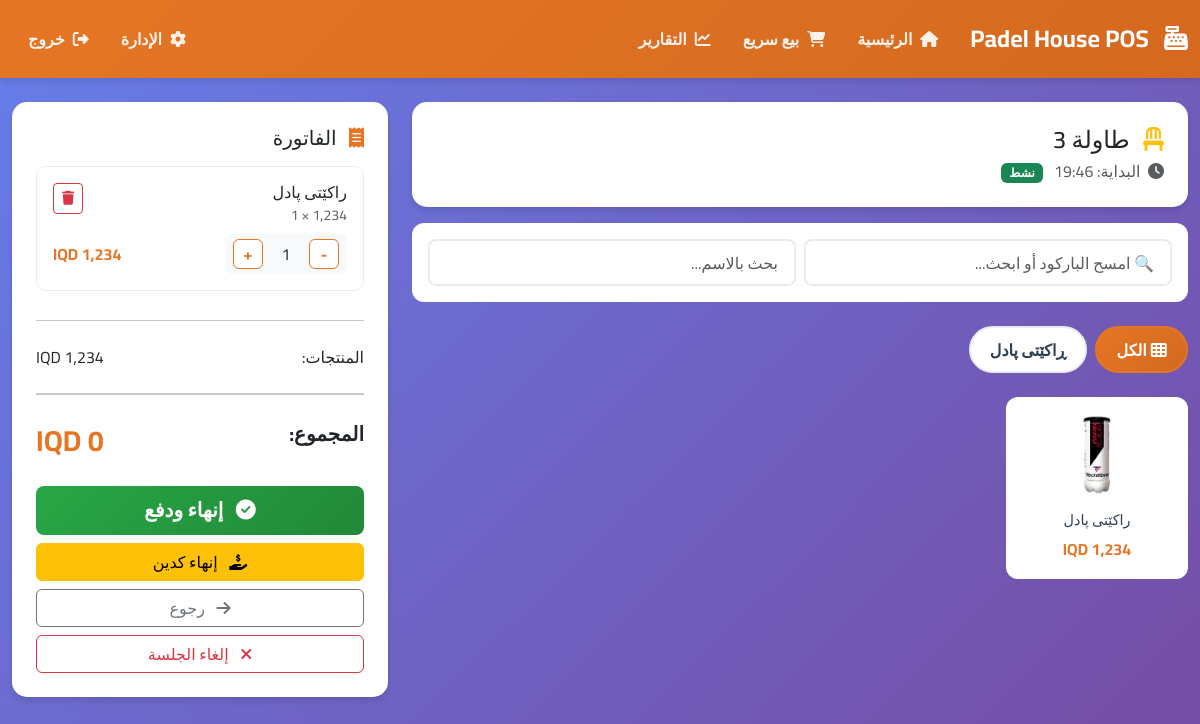
Page /pos/session/1 (signed in) on the committed database.
### app/models/pos_session.py (models this page shows, shortened)
class POSSession(db.Model):
    __tablename__ = 'pos_session'
    id = db.Column(db.Integer, primary_key=True)
    session_type = db.Column(db.String(20), nullable=False)
    stadium_id = db.Column(db.Integer, db.ForeignKey('stadium.id'), nullable=True)
    table_id = db.Column(db.Integer, db.ForeignKey('table.id'), nullable=True)
    customer_name = db.Column(db.String(100))
    customer_phone = db.Column(db.String(20))
    start_time = db.Column(db.DateTime, default=datetime.now)
    end_time = db.Column(db.DateTime, nullable=True)
    play_time_minutes = db.Column(db.Integer, default=0)
    play_time_price = db.Column(db.Float, default=0)
    auto_discount = db.Column(db.Float, default=0)
    manual_discount = db.Column(db.Float, default=0)
    discount_note = db.Column(db.String(200))
    status = db.Column(db.String(20), default='active')
    payment_method = db.Column(db.String(20))
    total_amount = db.Column(db.Float, default=0)
    notes = db.Column(db.Text)
    created_at = db.Column(db.DateTime, default=datetime.now)
    stadium = db.relationship('Stadium', backref='pos_sessions')
    table = db.relationship('Table', backref='pos_sessions')
    orders = db.relationship('POSOrder', backref='session', lazy=True, cascade='all, delete-orphan')
    def get_location_name(self):
        if self.session_type == 'stadium' and self.stadium:
            return self.stadium.name
        elif self.session_type == 'table' and self.table:
            return self.table.name
        return 'بيع سريع'
    def get_orders_total(self):
        total = 0
        for order in self.orders:
            total += order.total_price
        return total

### app/models/table.py (models this page shows, shortened)
class Table(db.Model):
    __tablename__ = 'table'
    id = db.Column(db.Integer, primary_key=True)
    name = db.Column(db.String(50), nullable=False)  # طاولة 1، طاولة 2...
    capacity = db.Column(db.Integer, default=4)  # عدد الكراسي
    is_active = db.Column(db.Boolean, default=True)
    created_at = db.Column(db.DateTime, default=datetime.utcnow)

### app/models/category.py (models this page shows, shortened)
class Category(db.Model):
    __tablename__ = 'category'
    id = db.Column(db.Integer, primary_key=True)
    name_ku = db.Column(db.String(100), nullable=False)
    name_ar = db.Column(db.String(100))
    name_en = db.Column(db.String(100))
    description_ku = db.Column(db.Text)
    description_ar = db.Column(db.Text)
    description_en = db.Column(db.Text)
    is_active = db.Column(db.Boolean, default=True)
    created_at = db.Column(db.DateTime, default=datetime.utcnow)
    products = db.relationship('Product', back_populates='category', lazy=True)

### app/models/product.py (models this page shows, shortened)
class Product(db.Model):
    __tablename__ = 'product'
    id = db.Column(db.Integer, primary_key=True)
    name_ku = db.Column(db.String(100), nullable=False)
    name_ar = db.Column(db.String(100))
    name_en = db.Column(db.String(100))
    description_ku = db.Column(db.Text)
    description_ar = db.Column(db.Text)
    description_en = db.Column(db.Text)
    category_id = db.Column(db.Integer, db.ForeignKey('category.id'))
    price = db.Column(db.Integer, nullable=False)
    stock = db.Column(db.Integer, default=0)
    image = db.Column(db.String(200))
    is_active = db.Column(db.Boolean, default=True)
    show_in_website = db.Column(db.Boolean, default=True)
    show_in_pos = db.Column(db.Boolean, default=True)
    barcode = db.Column(db.String(50), unique=True, nullable=True)
    created_at = db.Column(db.DateTime, default=datetime.now)
    category = db.relationship('Category', back_populates='products')

### app/models/pos_order.py (models this page shows, shortened)
class POSOrderItem(db.Model):
    __tablename__ = 'pos_order_item'
    id = db.Column(db.Integer, primary_key=True)
    order_id = db.Column(db.Integer, db.ForeignKey('pos_order.id'), nullable=False)
    product_id = db.Column(db.Integer, db.ForeignKey('product.id'), nullable=False)
    quantity = db.Column(db.Integer, nullable=False, default=1)
    price = db.Column(db.Float, nullable=False)  # السعر وقت الطلب
    created_at = db.Column(db.DateTime, default=datetime.utcnow)
    product = db.relationship('Product', backref='pos_order_items')

### app/routes/pos.py (the view)
@pos_bp.route('/session/<int:session_id>')
@login_required
def session_detail(session_id):
    session = POSSession.query.get_or_404(session_id)
    products = Product.query.filter_by(is_active=True, show_in_pos=True).all()
    categories = Category.query.all()
    settings = Settings.query.first()
    stadium_price = None
    if session.session_type == 'stadium' and session.stadium_id:
        st = Stadium.query.get(session.stadium_id)
        stadium_price = float(st.price_per_hour or 0) if st else 0
    play_minutes, play_price = compute_play_time_and_price(session, settings)
    return render_template(
        'pos/session.html',
        session=session,
        products=products,
        categories=categories,
        settings=settings,
        stadium_price_per_hour=stadium_price,
        play_minutes=play_minutes,
        play_price=play_price
    )

### app/routes/admin.py (called while the page is built)
@admin_bp.app_context_processor
def inject_pending_count():
    if current_user.is_authenticated:
        pending_bookings_count = Booking.query.filter_by(status='pending').count()
        return {'pending_bookings_count': pending_bookings_count}
    return {'pending_bookings_count': 0}

@admin_bp.app_context_processor
def inject_pending_orders_count():
    if current_user.is_authenticated:
        pending_orders_count = Order.query.filter_by(status='pending').count()
        return {'pending_orders_count': pending_orders_count}
    return {'pending_orders_count': 0}

### app/routes/pos.py (called while the page is built, shortened)
def compute_play_time_and_price(session: POSSession, settings: Settings):
    if session.session_type != 'stadium':
        return 0, 0

### app/templates/pos/session.html (shortened to what this page needs)
{% extends 'pos/base_pos.html' %}
{% block content %}
<div class="row g-4">
  <div class="col-lg-8">
    <div class="stat-card mb-3">
      <div class="row align-items-center">
        <div class="col-md-6">
          <h4 class="mb-1">
            {% if session.session_type == 'stadium' %}
              <i class="fas fa-futbol me-2" style="color: var(--primary-color);"></i>
            {% else %}
              <i class="fas fa-chair me-2" style="color: var(--warning-color);"></i>
            {% endif %}
            {{ session.get_location_name() }}
          </h4>
          <p class="text-muted mb-0">
            <i class="fas fa-clock me-1"></i>
            البداية: {{ session.start_time.strftime('%H:%M') }}
            <span class="badge bg-success ms-2">نشط</span>
          </p>
        </div>
      </div>
    </div>
    <div class="search-card">
      <div class="row g-2">
        <div class="col-md-6">
          <input type="text"
                 id="barcodeInput"
                 class="form-control"
                 placeholder="🔍 امسح الباركود أو ابحث..."
                 autofocus>
        </div>
        <div class="col-md-6">
          <input type="text"
                 id="searchInput"
                 class="form-control"
                 placeholder="بحث بالاسم...">
        </div>
      </div>
    </div>
    <div class="category-tabs">
      <button class="category-tab active" data-category="all">
        <i class="fas fa-th me-1"></i>الكل
      </button>
      {% for category in categories %}
        <button class="category-tab" data-category="{{ category.id }}">
          {{ category.name_ku }}
        </button>
      {% endfor %}
    </div>
    <div class="product-grid" id="productsGrid">
      {% for product in products %}
      <div class="product-item" data-category="{{ product.category_id }}">
        <div class="product-card" onclick="addToCart({{ product.id }}, '{{ product.name_ku }}', {{ product.price }})">
          {% if product.image %}
            <img src="{{ url_for('static', filename='images/products/' + product.image) }}" alt="{{ product.name_ku }}">
          {% else %}
            <div style="width: 80px; height: 80px; background: #f8f9fa; border-radius: 10px; display: flex; align-items: center; justify-content: center; margin: 0 auto 0.5rem;">
              <i class="fas fa-box fa-2x text-muted"></i>
            </div>
          {% endif %}
          <h6>{{ product.name_ku }}</h6>
          <div class="price">{{ '{:,.0f}'.format(product.price) }} IQD</div>
        </div>
      </div>
      {% endfor %}
    </div>
  </div>
  <div class="col-lg-4">
    <div class="stat-card cart-summary">
      <h5 class="mb-3">
        <i class="fas fa-receipt me-2" style="color: var(--primary-color);"></i>
        الفاتورة
      </h5>
      <div style="max-height: 40vh; overflow-y: auto; margin-bottom: 1rem;">
        {% for order in session.orders %}
          {% for item in order.items %}
          <div class="cart-item" id="item-{{ item.id }}">
            <div class="d-flex justify-content-between align-items-start mb-2">
              <div>
                <h6 class="mb-0">{{ item.product.name_ku }}</h6>
                <small class="text-muted">{{ '{:,.0f}'.format(item.price) }} × {{ item.quantity }}</small>
              </div>
              <button class="btn btn-sm btn-outline-danger" onclick="removeItem({{ item.id }})">
                <i class="fas fa-trash"></i>
              </button>
            </div>
            <div class="d-flex justify-content-between align-items-center">
              <div class="qty-control">
                <button class="qty-btn" onclick="updateQty({{ item.id }}, {{ item.quantity - 1 }})">-</button>
                <span style="min-width: 30px; text-align: center;">{{ item.quantity }}</span>
                <button class="qty-btn" onclick="updateQty({{ item.id }}, {{ item.quantity + 1 }})">+</button>
              </div>
              <strong style="color: var(--primary-color);">{{ '{:,.0f}'.format(item.price * item.quantity) }} IQD</strong>
            </div>
          </div>
          {% endfor %}
        {% endfor %}
      </div>
      <hr>
      <div class="summary-row">
        <span>المنتجات:</span>
        <span>{{ '{:,.0f}'.format(session.get_orders_total()) }} IQD</span>
      </div>
      <hr style="border-width: 2px;">
      <div class="summary-row mb-3">
        <span class="fs-5 fw-bold">المجموع:</span>
        <span class="total-amount" id="totalAmount">0 IQD</span>
      </div>
      <div class="d-grid gap-2">
        <button class="btn btn-success btn-lg" onclick="closeSession()">
          <i class="fas fa-check-circle me-2"></i>
          إنهاء ودفع
        </button>
        <button class="btn btn-warning w-100" onclick="openDebtModal()">
          <i class="fas fa-hand-holding-usd me-2"></i> إنهاء كدين
        </button>
        <a href="{{ url_for('pos.index') }}" class="btn btn-outline-secondary">
          <i class="fas fa-arrow-right me-2"></i>
          رجوع
        </a>
        <button class="btn btn-outline-danger" onclick="cancelSession()">
          <i class="fas fa-times me-2"></i>
          إلغاء الجلسة
        </button>
      </div>
    </div>
  </div>
</div>
{% endblock %}

### rows in the picture
POSSession: get_location_name "طاولة 3"
Category: name_ku "ڕاکێتی پادل"
Product: image (picture), name_ku "راكێتی پادل"
POSOrderItem: product.name_ku "راكێتی پادل", quantity "1"
